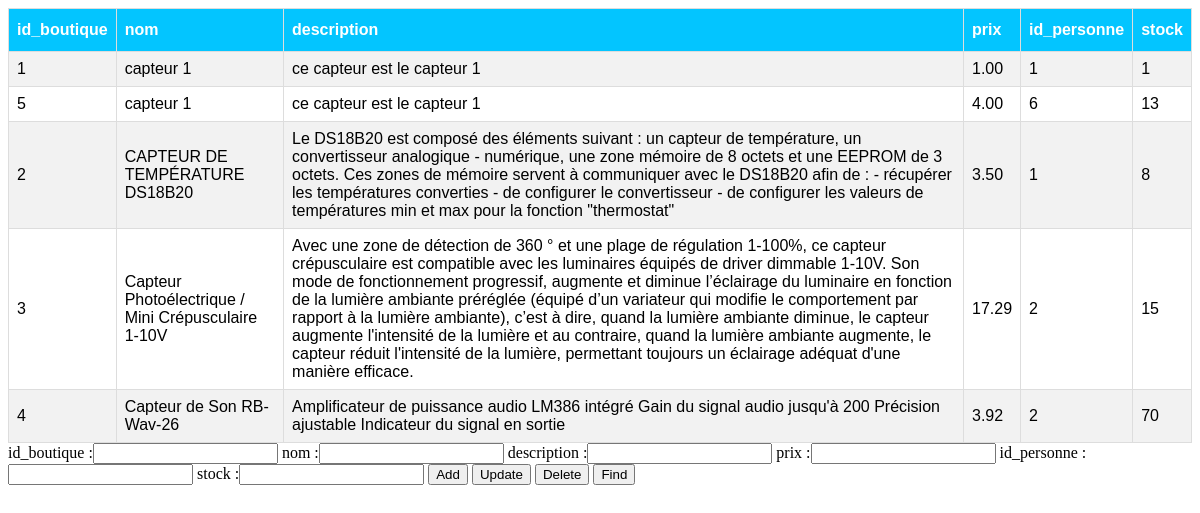
The page /Vue/shop_admin.php on the database its author committed.
### tables this page shows
CREATE TABLE `boutique` (
  `id_boutique` int(11) NOT NULL,
  `nom` varchar(255) NOT NULL,
  `description` text NOT NULL,
  `prix` decimal(10,2) NOT NULL,
  `id_personne` int(11) NOT NULL,
  `stock` int(2) NOT NULL
);

### Vue/shop_admin.php (the view, shortened to what this page needs)
<?php
try {
    $bdd = new PDO('mysql:host=localhost;dbname=atHome;charset=utf8', 'root', '');
} catch (PDOException $e) {
    print "Erreur !: " . $e->getMessage() . "<br/>";
    die();
}
$element_shop = $bdd->prepare('SELECT * FROM boutique');
$element_shop->execute();
?>
<html>
<link rel="stylesheet" href="../Vue/shop_admin.css" type="text/css">
<body>
<div class="content">
    <div class="tab1">
        <table id="shop">
            <tr>
                <th>id_boutique</th>
                <th>nom</th>
                <th>description</th>
                <th>prix</th>
                <th>id_personne</th>
                <th>stock</th>
            </tr>
            <?php
            foreach ($element_shop as $element) {
                ?>
                <tr>
                    <td><?php echo $element['id_boutique']; ?></td>
                    <td><?php echo $element['nom']; ?></td>
                    <td><?php echo $element['description']; ?></td>
                    <td><?php echo $element['prix']; ?></td>
                    <td><?php echo $element['id_personne']; ?></td>
                    <td><?php echo $element['stock']; ?></td>
                </tr>
                <?php
            }
            ?>
        </table>
    </div>
    <form action="shop_admin.php" method="post">
        id_boutique :<input type="number" name="id" id="id">
        nom :<input type="text" name="nom" id="nom">
        description :<input type="text" name="description" id="description">
        prix :<input type="number" name="prix" id="prix">
        id_personne :<input type="number" name="idp" id="idp">
        stock :<input type="number" name="stock" id="stock">
        <input type="submit" name="insert" value="Add">
        <input type="submit" name="update" value="Update">
        <input type="submit" name="delete" value="Delete">
        <input type="submit" name="search" value="Find">
    </form>
</div>
</body>
</html>

### Vue/shop_admin.css (style rules this page uses)
#shop { font-family: "Trebuchet MS", Arial, Helvetica, sans-serif; border-collapse: collapse; width: 100%; }
#shop td, #shop th { border: 1px solid #ddd; padding: 8px; }
#shop tr:nth-child(even) { background-color: #f2f2f2; }
#shop th { padding-top: 12px; padding-bottom: 12px; text-align: left; background-color: #03c5ff; color: white; }

### rows shown on the page
boutique: id_boutique "1", nom "capteur 1", description "ce capteur est le capteur 1", prix "1.00", id_personne "1", stock "1"
boutique: id_boutique "5", nom "capteur 1", description "ce capteur est le capteur 1", prix "4.00", id_personne "6", stock "13"
boutique: id_boutique "2", nom "CAPTEUR DE TEMPÉRATURE DS18B20", description "Le DS18B20 est composé des éléments suivant : un capteur de température, un convertisseur analogique - numérique, une zone mémoire de 8 octets et une EEPROM de 3 octets. Ces zones de mémoire servent à communiquer avec le DS18B20 afin de : - récupérer les températures converties - de configurer le convertisseur - de configurer les valeurs de températures min et max pour la fonction \"thermostat\"", prix "3.50", id_personne "1", stock "8"
boutique: id_boutique "3", nom "Capteur Photoélectrique / Mini Crépusculaire 1-10V", description "Avec une zone de détection de 360 ° et une plage de régulation 1-100%, ce capteur crépusculaire est compatible avec les luminaires équipés de driver dimmable 1-10V. Son mode de fonctionnement progressif, augmente et diminue l’éclairage du luminaire en fonction de la lumière ambiante préréglée (équipé d’un variateur qui modifie le comportement par rapport à la lumière ambiante), c’est à dire, quand la lumière ambiante diminue, le capteur augmente l'intensité de la lumière et au contraire, quand la lumière ambiante augmente, le capteur réduit l'intensité de la lumière, permettant toujours un éclairage adéquat d'une manière efficace.", prix "17.29", id_personne "2", stock "15"
boutique: id_boutique "4", nom "Capteur de Son RB-Wav-26", description "Amplificateur de puissance audio LM386 intégré Gain du signal audio jusqu'à 200 Précision ajustable Indicateur du signal en sortie", prix "3.92", id_personne "2", stock "70"
